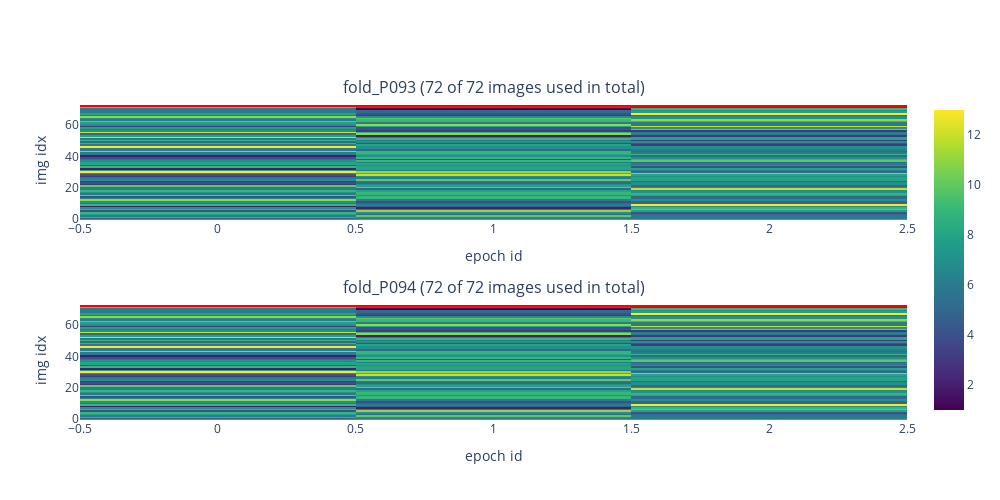

Notebook code cell kept with this figure:
### Markdown cell above
## Training Statistics
The following heatmaps visualize which images the network saw during training. On the $y$-axis is the sorted (by image name) list of images and on the $x$-axis we have the training epochs. For each fold and epoch, we can see how often the network saw a particular image. Usually, we want a random order of images, so if you have the feeling you are looking at a noise image, everything is fine :-)

### Code cell
if len(sorted(run_dir.rglob("trainings_stats.npz"))) > 0:
    fig = create_training_stats_figure(run_dir)
    fig.show()

### Figure 1 — Plotly figure (JSON) as saved in the notebook; plotly's stock layout.template omitted (floating-point values rounded to 4 significant figures; data arrays with more than 128 entries replaced by an {"elided": "..."} marker saying what was removed)
{"data": [{"coloraxis": "coloraxis", "type": "heatmap", "xaxis": "x", "yaxis": "y", "z": {"elided": "72x3 int values"}}, {"line": {"color": "red", "width": 2}, "mode": "lines", "type": "scatter", "x": [-0.5, 2.5], "xaxis": "x", "y": [72, 72], "yaxis": "y"}, {"coloraxis": "coloraxis", "type": "heatmap", "xaxis": "x2", "yaxis": "y2", "z": {"elided": "72x3 int values"}}, {"line": {"color": "red", "width": 2}, "mode": "lines", "type": "scatter", "x": [-0.5, 2.5], "xaxis": "x2", "y": [72, 72], "yaxis": "y2"}], "layout": {"annotations": [{"font": {"size": 16}, "showarrow": false, "text": "fold_P093 (72 of 72 images used in total)", "x": 0.5, "xanchor": "center", "xref": "paper", "y": 1, "yanchor": "bottom", "yref": "paper"}, {"font": {"size": 16}, "showarrow": false, "text": "fold_P094 (72 of 72 images used in total)", "x": 0.5, "xanchor": "center", "xref": "paper", "y": 0.375, "yanchor": "bottom", "yref": "paper"}], "coloraxis": {"colorscale": [[0, "#440154"], [0.1111, "#482878"], [0.2222, "#3e4989"], [0.3333, "#31688e"], [0.4444, "#26828e"], [0.5556, "#1f9e89"], [0.6667, "#35b779"], [0.7778, "#6ece58"], [0.8889, "#b5de2b"], [1, "#fde725"]]}, "height": 500, "plot_bgcolor": "rgba(0, 0, 0, 0)", "showlegend": false, "width": 1000, "xaxis": {"anchor": "y", "autorange": true, "domain": [0, 1], "range": [-0.5, 2.5], "showgrid": false, "title": {"text": "epoch id"}, "type": "linear"}, "xaxis2": {"anchor": "y2", "autorange": true, "domain": [0, 1], "range": [-0.5, 2.5], "title": {"text": "epoch id"}, "type": "linear"}, "yaxis": {"anchor": "x", "autorange": true, "domain": [0.625, 1], "range": [-0.5, 75.82], "showgrid": false, "title": {"text": "img idx"}, "type": "linear"}, "yaxis2": {"anchor": "x2", "autorange": true, "domain": [0, 0.375], "range": [-0.5, 75.82], "title": {"text": "img idx"}, "type": "linear"}}}
